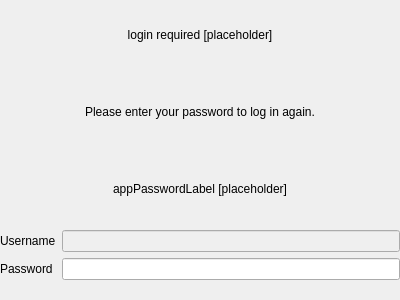
<?xml version="1.0" encoding="UTF-8"?>
<ui version="4.0">
 <class>HttpLoginRequiredWidget</class>
 <widget class="QWidget" name="HttpLoginRequiredWidget">
  <property name="geometry">
   <rect>
    <x>0</x>
    <y>0</y>
    <width>400</width>
    <height>300</height>
   </rect>
  </property>
  <property name="windowTitle">
   <string>HttpLoginRequiredWidget</string>
  </property>
  <layout class="QVBoxLayout" name="verticalLayout">
   <property name="leftMargin">
    <number>0</number>
   </property>
   <property name="topMargin">
    <number>0</number>
   </property>
   <property name="rightMargin">
    <number>0</number>
   </property>
   <property name="bottomMargin">
    <number>0</number>
   </property>
   <item>
    <widget class="QLabel" name="loginRequiredLabel">
     <property name="text">
      <string notr="true">login required [placeholder]</string>
     </property>
     <property name="textFormat">
      <enum>Qt::RichText</enum>
     </property>
     <property name="alignment">
      <set>Qt::AlignCenter</set>
     </property>
     <property name="wordWrap">
      <bool>true</bool>
     </property>
    </widget>
   </item>
   <item>
    <widget class="QLabel" name="label">
     <property name="text">
      <string>Please enter your password to log in again.</string>
     </property>
     <property name="alignment">
      <set>Qt::AlignCenter</set>
     </property>
    </widget>
   </item>
   <item>
    <widget class="QLabel" name="appPasswordLabel">
     <property name="text">
      <string notr="true">appPasswordLabel [placeholder]</string>
     </property>
     <property name="alignment">
      <set>Qt::AlignCenter</set>
     </property>
    </widget>
   </item>
   <item>
    <layout class="QFormLayout" name="formLayout_2">
     <item row="1" column="1">
      <widget class="QLineEdit" name="usernameLineEdit">
       <property name="enabled">
        <bool>false</bool>
       </property>
      </widget>
     </item>
     <item row="2" column="1">
      <widget class="QLineEdit" name="passwordLineEdit">
       <property name="echoMode">
        <enum>QLineEdit::Password</enum>
       </property>
      </widget>
     </item>
     <item row="2" column="0">
      <widget class="QLabel" name="passwordLabel">
       <property name="text">
        <string>Password</string>
       </property>
      </widget>
     </item>
     <item row="1" column="0">
      <widget class="QLabel" name="usernameLabel">
       <property name="text">
        <string>Username</string>
       </property>
      </widget>
     </item>
    </layout>
   </item>
  </layout>
 </widget>
 <resources/>
 <connections/>
</ui>
